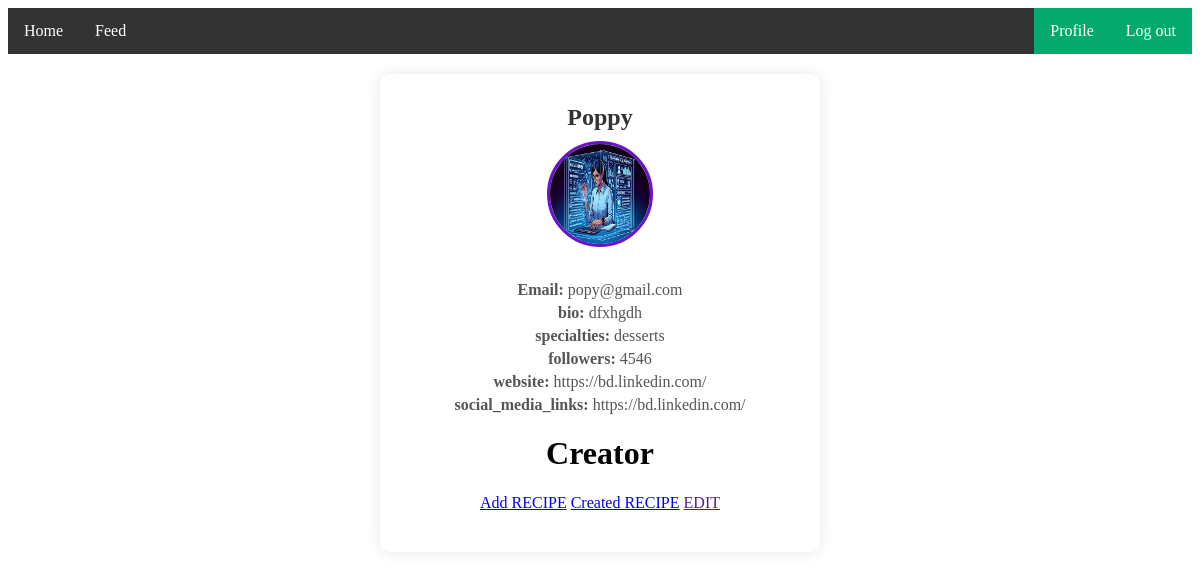
Page /ProfilePage/ (signed in) on the committed database.
### myApp/models.py (models this page shows, shortened)
class customUser(AbstractUser):
    USER=[
        ('creator','Creator'),
        ('viewers','Viewers'),
    ]
    user_type=models.CharField(choices=USER,max_length=100,null=True)
    Profile_Pic=models.ImageField(upload_to='Media/Profile_Pic',null=True)

class creatorProfileModel(models.Model):
    SPECIALITIES=[
        ('desserts','Desserts'),
        ('vegan_recipes','vegan_recipes'),
    ]
    user = models.OneToOneField(customUser, on_delete=models.CASCADE,related_name='creatorProfile')
    profile_picture = models.ImageField(upload_to='Media/profile_pictures', blank=True, null=True)
    bio = models.TextField(blank=True)
    specialties=models.CharField(choices=SPECIALITIES,max_length=100,null=True)
    followers=models.PositiveIntegerField(null=True)
    website = models.URLField(blank=True)
    social_media_links = models.URLField(blank=True, null=True)

### myProject/views.py (the view)
# urls.py: path("ProfilePage/", profilePage, name="profilePage"),
@login_required
def profilePage(request):
    return render(request,"profilePage.html")

### Template/profilePage.html (shortened to what this page needs)
{% extends 'base.html' %}
{% block body %}
<div class="profile-container">
    <h2>{{ request.user.username }}</h2>
    <img src="/{{request.user.Profile_Pic }}" alt="Profile Picture">
    <p><strong>Email:</strong> {{ request.user.email }}</p>
    {% if request.user.user_type == 'creator' %}
    <p><strong>bio:</strong> {{ request.user.creatorProfile.bio }}</p>
    <p><strong>specialties:</strong> {{ request.user.creatorProfile.specialties }}</p>
    <p><strong>followers:</strong> {{ request.user.creatorProfile.followers }}</p>
    <p><strong>website:</strong> {{ request.user.creatorProfile.website }}</p>
    <p><strong>social_media_links:</strong> {{ request.user.creatorProfile.social_media_links }}</p>
    {% endif %}
    {% if request.user.user_type == 'creator' %}
    <h1>Creator</h1>
    <a href=" {% url 'addRecipePage' %} ">Add RECIPE</a>
    <a href=" {% url 'createdRecipePage' %} ">Created RECIPE</a>
    <a href="">EDIT </a>
    {% endif %}
</div>
{% endblock body %}

### Template/profilePage.html (style rules this page uses)
.profile-container { background-color: white; padding: 20px; border-radius: 10px; box-shadow: 0 0 15px rgba(0, 0, 0, 0.1); width: 400px; text-align: center; margin: 20px auto; }
.profile-container img { width: 100px; height: 100px; border-radius: 50%; margin-bottom: 20px; border: 3px solid #6a11cb; }
h2 { margin: 10px 0; color: #333; }
p { margin: 5px 0; color: #555; }

### rows in the picture
customUser: user.username "Poppy", user.Profile_Pic (picture), user.email "popy@gmail.com", user.creatorProfile.bio "dfxhgdh", user.creatorProfile.specialties "desserts", user.creatorProfile.followers "4546", user.creatorProfile.website "https://bd.linkedin.com/", user.creatorProfile.social_media_links "https://bd.linkedin.com/"
